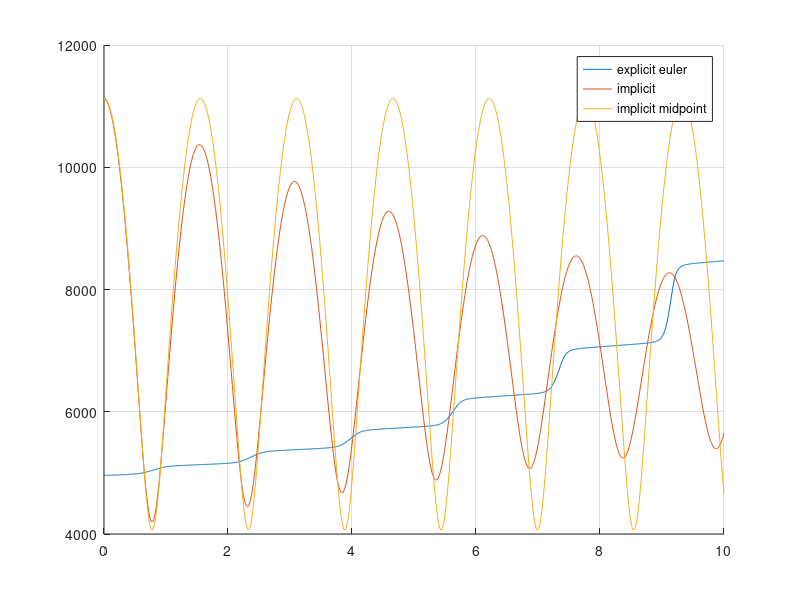

Source code (MATLAB):
% [X,Y] = meshgrid(-2:0.5:8);
% Z = -(3-0.4.*X).*X-(2-0.2.*Y).*Y;
% figure(1)
% contour(X, Y, Z,10)
x_d = 1.32;
kappa = 2.4;
g = 9.81;
h = 0.01;
t = 0:h:10;
y_0 = [2;0];
m = 200;

y_eul = zeros(2,length(t)); % 2 x length(t) matrix
y_b = zeros(2,length(t));
y_c = zeros(2,length(t));

y_eul(:,1) = y_0; %first column
y_b(:,1) = y_0;
y_c(:,1) = y_0;

f = @(y) [y(2); -g*(1-(x_d/y(1))^kappa)];

opt = optimset('Display','off','TolFun',1e-8); % Options for fsolve

for i = 1:(length(t)-1)
    y_eul(:,i+1) = y_eul(:,i) + h*feval(f,y_eul(:,i));
    
    r = @(yb_next) (y_b(:,i) + h*feval(f,yb_next)-yb_next);
    y_b(:,i+1) = fsolve(r,y_b(:,i),opt);
    
    rc = @(ycnext) (y_c(:,i) + h*feval(f,(ycnext + y_c(:,i))/2)-ycnext);
    y_c(:,i+1) = fsolve(rc, y_c(:,i),opt);
    
      
      
    
    
 

end

E_a = (m*g/(kappa-1))*x_d^(kappa).*y_eul(1,:).^(1-kappa)+m*g.*y_eul(1,:)+0.5*m.*y_eul(2,:).^2;
E_b = (m*g/(kappa-1))*x_d^(kappa).*y_b(1,:).^(kappa-1)+m*g.*y_b(1,:)+0.5*m.*y_b(2,:).^2;
E_c = (m*g/(kappa-1))*x_d^(kappa).*y_c(1,:).^(kappa-1)+m*g.*y_c(1,:)+0.5*m.*y_c(2,:).^2;
%plot(t,y_eul(1,:));
%plot(t,y_b(1,:));
%plot(t,y_c(1,:));

figure;
hold on
grid on
plot(t, E_a);

plot(t, E_b);

plot(t,E_c);
legend("explicit euler", "implicit", "implicit midpoint");

